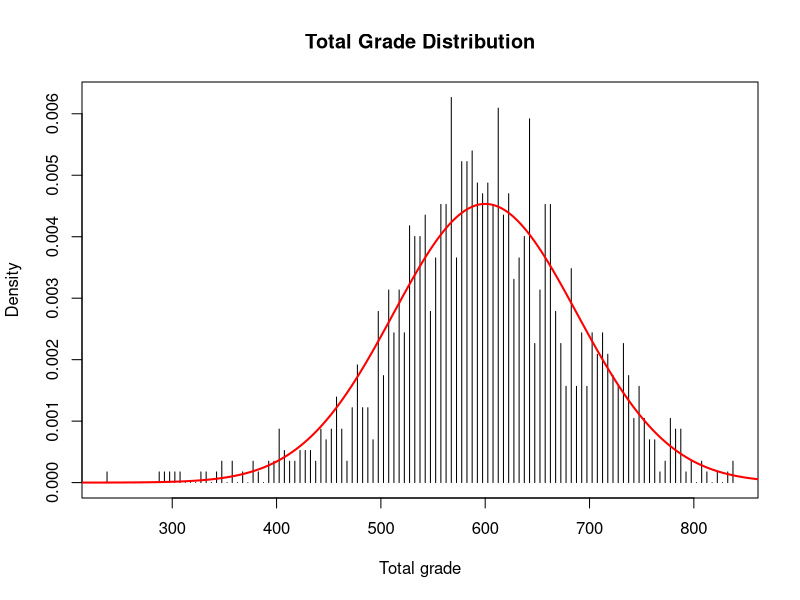
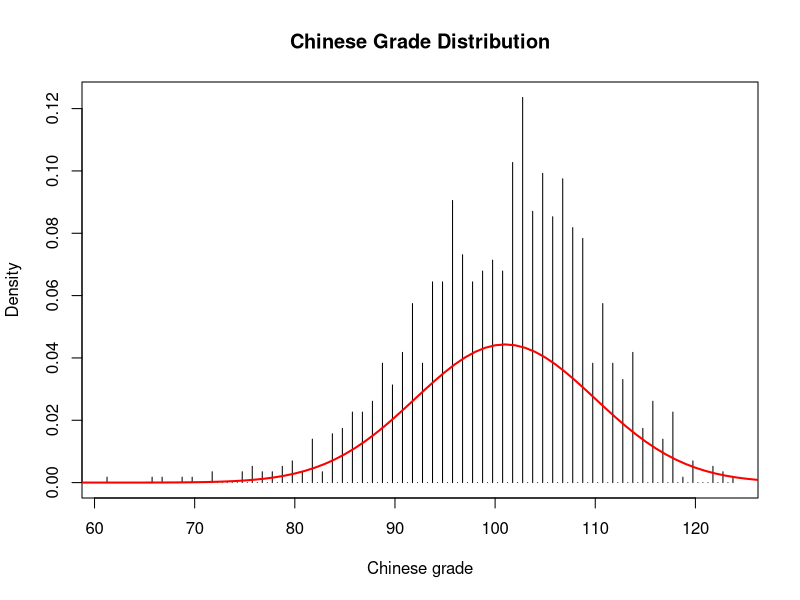
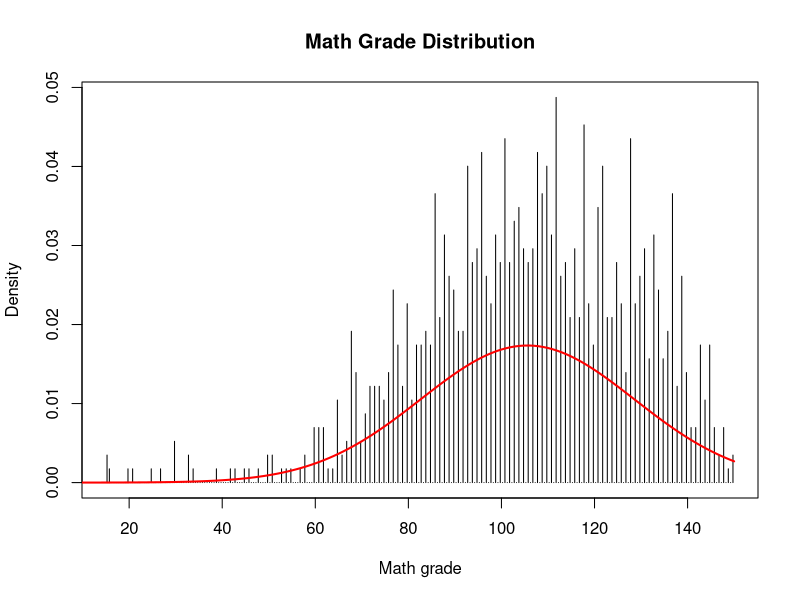
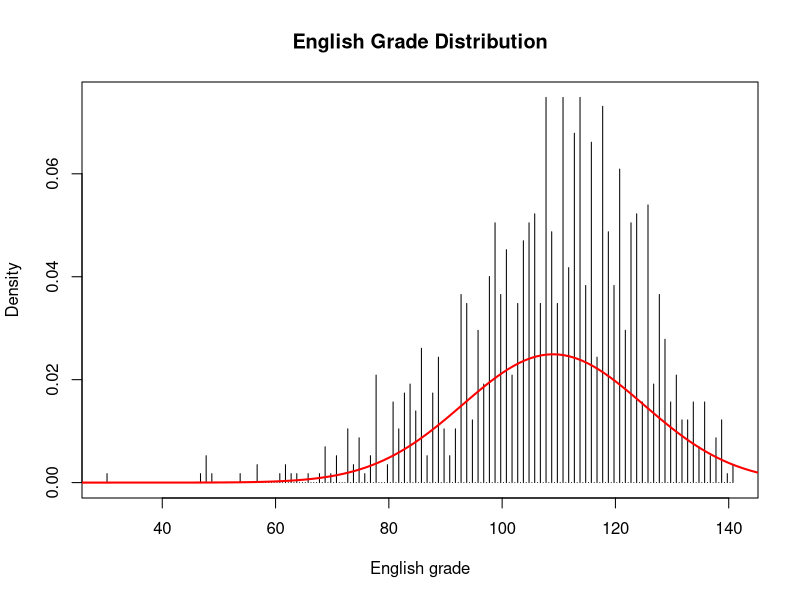
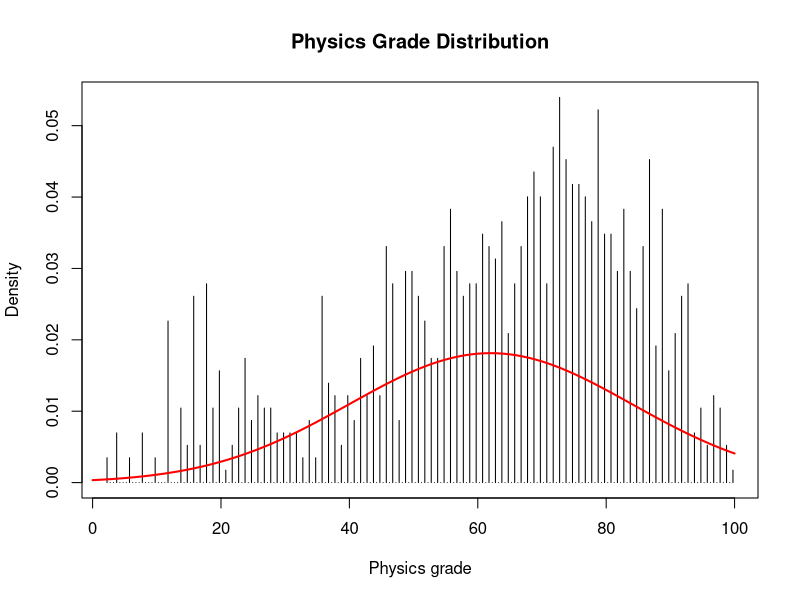
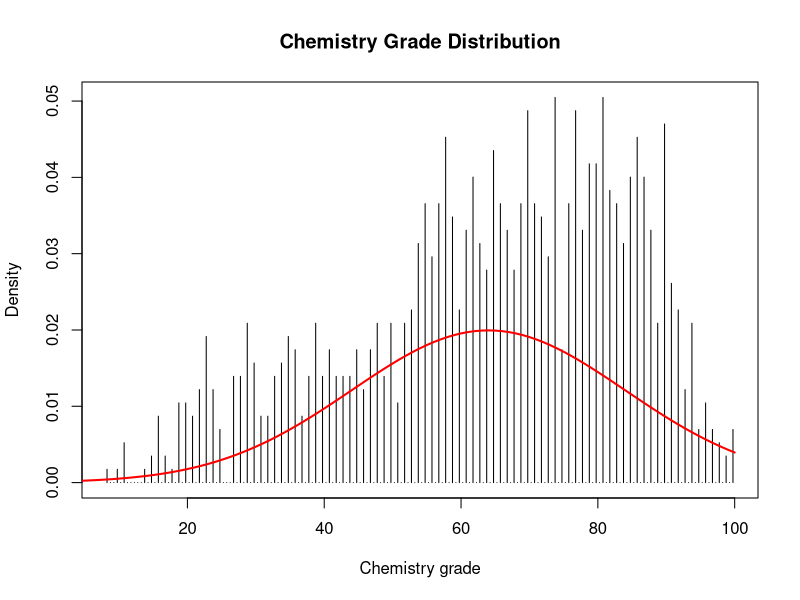
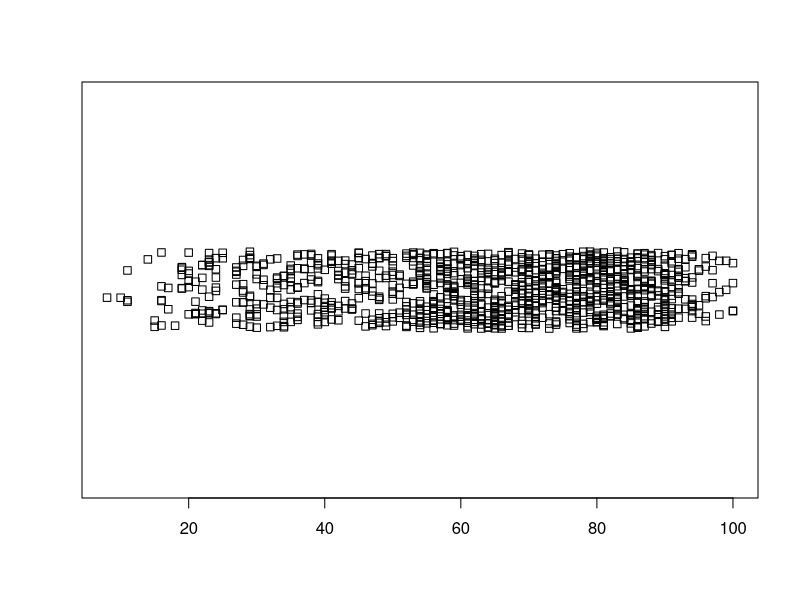
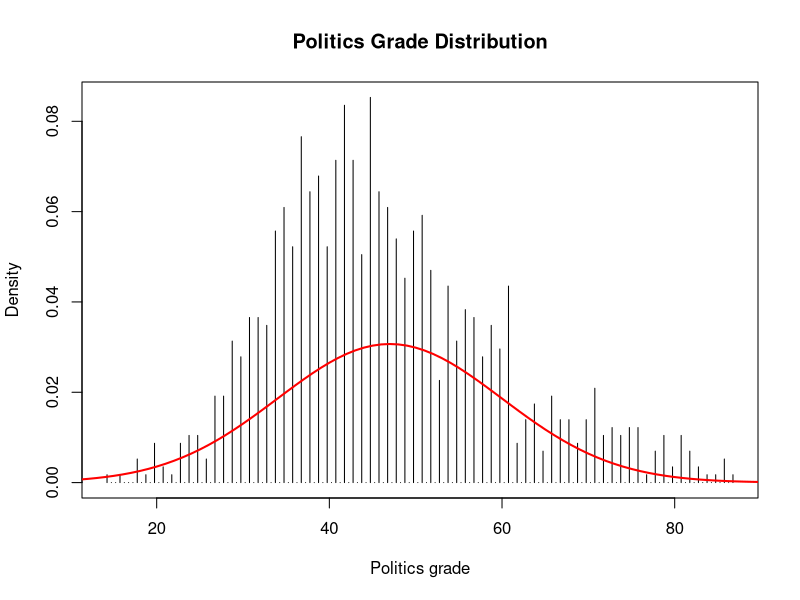

These charts were generated, in order, by the following R code:
## ---- chunk 1
grade <- read.table(file="project_new.txt", header=T)

## ---- chunk 2
total.hist<-hist(grade$Total,plot=F,breaks=200)
plot(total.hist$density~total.hist$mids,type="h",ylab="Density",xlab="Total grade",main="Total Grade Distribution")
points(0:1500,dnorm(0:1500,600,88),type="l",col="red",lwd=2)

## ---- chunk 3
chinese.hist<-hist(grade$Chinese,plot=F,breaks=200)
plot(chinese.hist$density~chinese.hist$mids,type="h",ylab="Density",xlab="Chinese grade",main="Chinese Grade Distribution")
points(0:150,dnorm(0:150,101,9),type="l",col="red",lwd=2)

## ---- chunk 4
math.hist<-hist(grade$Math,plot=F,breaks=200)
plot(math.hist$density~math.hist$mids,type="h",ylab="Density",xlab="Math grade",main="Math Grade Distribution")
points(0:150,dnorm(0:150,105.6,23),type="l",col="red",lwd=2)

## ---- chunk 5
eng.hist<-hist(grade$English,plot=F,breaks=200)
plot(eng.hist$density~eng.hist$mids,type="h",ylab="Density",xlab="English grade",main="English Grade Distribution")
points(0:150,dnorm(0:150,109,16),type="l",col="red",lwd=2)

## ---- chunk 6
phy.hist<-hist(grade$Physics,plot=F,breaks=200)
plot(phy.hist$density~phy.hist$mids,type="h",ylab="Density",xlab="Physics grade",main="Physics Grade Distribution")
points(0:100,dnorm(0:100,62,22),type="l",col="red",lwd=2)

## ---- chunk 7
chem.hist<-hist(grade$Chemistry,plot=F,breaks=200)
plot(chem.hist$density~chem.hist$mids,type="h",ylab="Density",xlab="Chemistry grade",main="Chemistry Grade Distribution")
points(0:100,dnorm(0:100,64,20),type="l",col="red",lwd=2)

## ---- chunk 8
stripchart(grade$Chemistry,method="jitter",jitter=0.02)
freq <- tapply(grade$Chemistry,grade$Chemistry,length)
## ---- chunk 9
poli.hist<-hist(grade$Politics,plot=F,breaks=200)
plot(poli.hist$density~poli.hist$mids,type="h",ylab="Density",xlab="Politics grade",main="Politics Grade Distribution")
points(0:100,dnorm(0:100,47,13),type="l",col="red",lwd=2)

## ---- chunk 10
histo.hist<-hist(grade$History,plot=F,breaks=200)
plot(histo.hist$density~histo.hist$mids,type="h",ylab="Density",xlab="History grade",main="History Grade Distribution")
points(0:100,dnorm(0:100,59,12),type="l",col="red",lwd=2)

## ---- chunk 11
geo.hist<-hist(grade$Geography,plot=F,breaks=200)
plot(geo.hist$density~geo.hist$mids,type="h",ylab="Density",xlab="Geography grade",main="Geography Grade Distribution")
points(0:100,dnorm(0:100,52,16),type="l",col="red",lwd=2)

## ---- chunk 12
math.p <- grade$Math/150
phy.p<-grade$Physics/100
plot(math.p~grade$Total,type="l",col="red",xlab="Total Grade",ylab="Subject Grade Percentage")
lines(phy.p~grade$Total,col="blue")
legend(250,0.9,legend=c("Math","Physics"),col=c("red","blue"),lwd=2)

## ---- chunk 13
t.test(math.p,phy.p,paired=T)

## ---- chunk 14
chinese.p<-grade$Chinese/150
plot(math.p~grade$Total,type="l",col="red",xlab="Total Grade",ylab="Subject Grade Percentage")
lines(chinese.p~grade$Total,col="blue")
legend(250,0.9,legend=c("Math","Chinese"),col=c("red","blue"),lwd=2)

## ---- chunk 15
plot(math.p~chinese.p,pch=18,col="pink")
lm(math.p~chinese.p)
abline(b=0.97982,a=0.04356,lwd=2)
summary(lm(math.p~chinese.p))

## ---- chunk 16
t.test(math.p,chinese.p,paired=T)

## ---- chunk 17
eng.p<-grade$English/150
plot(chinese.p~grade$Total,type="l",col="red",xlab="Total Grade",ylab="Subject Grade Percentage")
lines(eng.p~grade$Total,col="blue")
legend(250,0.9,legend=c("Chinese","English"),col=c("red","blue"),lwd=2)

## ---- chunk 18
t.test(chinese.p,eng.p,alternative="greater")

## ---- chunk 19
t.test(grade$Total,mu=574.38)
